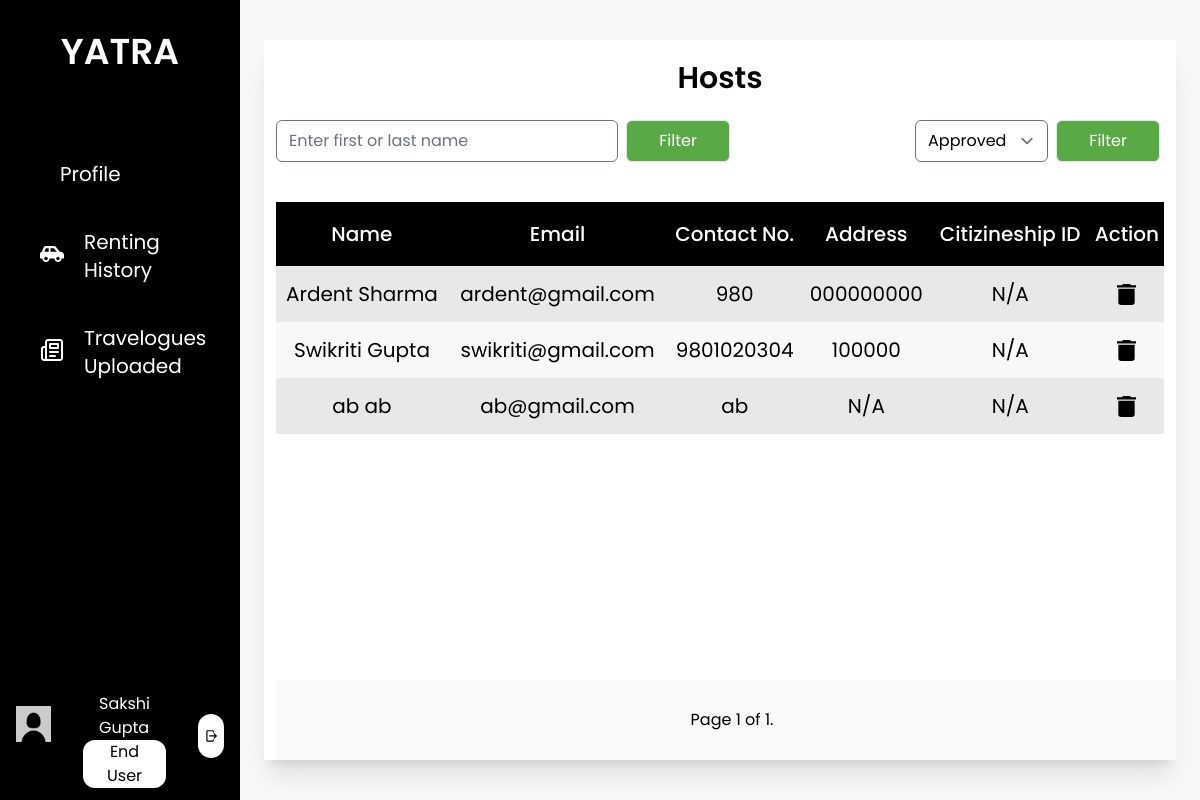
Page /hosts_admin/ (signed in) on the committed database.
### base/models.py (models this page shows, shortened)
class EndUser(models.Model):
    user = models.OneToOneField(User, on_delete=models.CASCADE, related_name="enduser")
    first_name = models.CharField(max_length=25)
    last_name = models.CharField(max_length=25)
    email = models.EmailField()
    phone_number = models.CharField(max_length=10)
    citizenship_id = models.CharField(max_length=20, null= True, blank=True)
    citizenship = models.ImageField(upload_to='enduser/profile',  default='default_photo.jpg')
    license_no = models.CharField(max_length=20, null= True, blank=True)
    license = models.ImageField(upload_to='enduser/profile',  default='default_photo.jpg')
    pic = models.ImageField(upload_to='enduser/profile', default='default_profile.jpg')
    is_approved = models.CharField(max_length=10, choices=status, default="Pending")
    is_blocked = models.BooleanField(default=False)

class Host(models.Model):
    user = models.OneToOneField(User, on_delete=models.CASCADE, related_name="host")
    first_name = models.CharField(max_length=25)
    last_name = models.CharField(max_length=25)
    email = models.EmailField()
    phone_number = models.CharField(max_length=10)
    address = models.CharField(max_length=100, null= True, blank=True)
    citizenship_id = models.CharField(max_length=20, null= True, blank=True)
    citizenship = models.ImageField(upload_to='host/profile', default='default_photo.jpg')
    pic = models.ImageField(upload_to='host/profile', default='default_profile.jpg')
    is_approved = models.CharField(max_length=10, choices=status, default="Pending")
    is_blocked = models.BooleanField(default=False)

### base/views.py (the view)
# urls.py: path('hosts_admin/', views.hosts_admin, name='hosts_admin'),
def hosts_admin(request):
    nameform = UserFilterForm(request.GET or None)
    if nameform.is_valid():
        hosts = nameform.filter_users(Host.objects.all())
    else:
        hosts = Host.objects.filter(is_approved="Approved")
    statusform = UserFilterStatusForm(request.GET or None)
    if statusform.is_valid():
        hosts = statusform.filter_users(hosts)
    else:
        hosts = hosts.filter(is_approved="Approved")
    paginator = Paginator(hosts, 6)
    page_number = request.GET.get('page')
    try:
        page_obj = paginator.get_page(page_number)
    except PageNotAnInteger:
        page_obj = paginator.get_page(1)
    except EmptyPage:
        page_obj = paginator.get_page(paginator.num_pages)
    context = {
        'data': page_obj,
        'nums': page_obj.paginator.num_pages * 'p',
        'nameform': nameform,
        'statusform':statusform
    }
    return render(request, 'host/hosts_admin.html', context)

### base/forms.py (shortened to what this page needs)
class UserFilterForm(forms.Form):
    name = forms.CharField(required=False, label='Search', widget=forms.TextInput(attrs={'placeholder': 'Enter first or last name'}))

class UserFilterStatusForm(forms.Form):
    status = forms.ChoiceField(choices=[('Approved', 'Approved'), ('Rejected', 'Rejected')])

### base/templatetags/user_group.py (called while the page is built)
@register.filter(name='has_group')
def has_group(user, group_name):
    return user.groups.filter(name=group_name).exists()

### base/templates/host/hosts_admin.html (shortened to what this page needs)
{% extends 'base/base.html' %}
{% load static %}
{% load widget_tweaks %}
{% block content%}
<div class="h-screen w-full px-6 py-10 bg-theme">
    <div class="bg-white h-full flex flex-col justify-between shadow-xl relative">
        <div class="p-3">
            <h1 class="text-center text-3xl font-semibold pt-2 pb-6">Hosts</h1>
            <div class="w-100 flex flex-row justify-between mb-6">
                <form>
                    {% render_field nameform.name class="rounded-md" %}
                    <input type="submit" class="bg-custom-green px-8 py-2 text-white rounded-md mx-1 border" value="Filter" />
                </form>
                <form>
                    {% render_field statusform.status class="rounded-md" %}
                    <input type="submit" class="bg-custom-green px-8 py-2 text-white rounded-md mx-1 border" value="Filter" />
                </form>
            </div>
            {% if data is not None %}
            <table class="w-full">
                <thead class="h-16 text-center">
                    <tr class="bg-black text-white text-xl">
                        <th class="font-medium">Name</th>
                        <th class="font-medium">Email</th>
                        <th class="font-medium">Contact No.</th>
                        <th class="font-medium">Address</th>
                        <th class="font-medium">Citizineship ID</th>
                        <th class="font-medium">Action</th>
                    </tr>
                </thead>
                <tbody class="text-center">
                    {% for user in data.object_list  %}
                    <tr class="text-xl h-14">
                        <td>{{user.first_name}} {{user.last_name}}</td>
                        <td>{{user.email}}</td>
                        <td>{% if user.phone_number %}{{user.phone_number}}{% else %}N/A{% endif %}</td>
                        <td>{% if user.citizenship_id %}{{user.citizenship_id}}{% else %}N/A{% endif %}</td>
                        <td>{% if user.license_no %}{{user.license_no}}{% else %}N/A{% endif %}</td>
                        <td>
                            <div class="flex flex-row justify-around">
                                <a href="{% url 'delete_user' user.user.id %}" onclick="return ConfirmDelete()">
                                    <img src="{% static 'images/delete.svg' %}">
                                </a>
                            </div>
                        </td>
                    </tr>
                    {% endfor %}
                </tbody>
            </table>
            {% endif %}
            <div class="flex flex-col h-20 w-full bg-pagination-gray bg-opacity-70 bottom-0 justify-center absolute px-3">
                <div class="w-full flex flex-row justify-center">
                    <div class="m-2 py-2 px-6">
                        Page {{ data.number }} of {{ data.paginator.num_pages }}.
                    </div>
                </div>
            </div>
        </div>
    </div>
</div>
{% endblock content %}

### base/templates/base/base.html (shortened to what this page needs)
{% load static tailwind_tags %}
{% load user_group %}
<html lang="en">
<head>
    {% tailwind_css %}
</head>
<body class="font-poppins min-h-screen">
    <div class="flex flex-row">
        <div class="flex w-1/5 bg-black h-screen text-white">
            <div class="w-full relative">
                <div class="flex justify-center pb-8">
                    <a href="{% url 'home' %}" class="py-8">
                        <span class="text-4xl text-center font-semibold">YATRA</span>
                    </a>
                </div>
                {% if user|has_group:'enduser' %}
                <div class="text-xl">
                    {% with request.resolver_match.url_name as url_name %}
                    <ul class="px-4">
                        <a href="{% url 'enduser_profile' %}" class="nav-bar-items {% if url_name == 'enduser_profile' or url_name == 'enduser_update_profile' or url_name == 'enduser_upload_documents' %}active{% endif %}">
                            <li class="nav-bar-li">
                                Profile
                            </li>
                        </a>
                        <a href="{% url 'renting_history' %}" class="nav-bar-items {% if url_name == 'renting_history' %}active{% endif %}">
                            <img src="{% static 'images/Vehicle.svg' %}" alt="">
                            <li class="nav-bar-li">
                               Renting History
                            </li>
                        </a>
                        <a href="{% url 'travelogues_uploaded' %}" class="nav-bar-items {% if url_name == 'travelogues_uploaded' %}active{% endif %}">
                            <img src="{% static 'images/blog.svg' %}" alt="">
                            <li class="nav-bar-li ">
                               Travelogues Uploaded
                            </li>
                        </a>
                    </ul>
                    {% endwith %}
                </div>
                <div class="flex flex-row absolute bottom-0 justify-evenly py-3 px-4 w-full">
                    <a href="{% url 'enduser_profile' %}" class=" ">
                        <img src="{% static 'images/default_profile.jpg' %}" style="object-fit: contain" alt="" class="w-20 h-20 object-cover rounded-full ">
                    </a>
                    <div class="flex flex-col px-8 justify-evenly">
                        <p class="text-generalBackground px-4 mt-2 ">{{ user.enduser.first_name }} {{ user.enduser.last_name }}</p>
                        <p class="text-gray px-4 text-center rounded-xl bg-white text-black py-0.75 ">End User</p>
                    </div>
                    <div class="ml-auto my-auto flex-end p-1.5 bg-white rounded-full">
                        <a href="{% url 'logout' %}">
                            <img src="{% static 'images/logout.svg' %}" alt="" class="h-8">
                        </a>
                    </div>
                </div>
                {% endif %}
            </div>
        </div>
        <div class="flex w-4/5 h-screen relative overflow-y-auto">
            {% block content %}
            {% endblock content%}
        </div>
    </div>
</body>
</html>

### rows in the picture
Host: first_name "Ardent", last_name "Sharma", email "ardent@gmail.com", phone_number "980", citizenship_id "000000000"
Host: first_name "Swikriti", last_name "Gupta", email "swikriti@gmail.com", phone_number "9801020304", citizenship_id "100000"
Host: first_name "ab", last_name "ab", email "ab@gmail.com", phone_number "ab", shows "N/A"

### other values in the picture
{{ user.enduser.first_name }} "Sakshi"
{{ user.enduser.last_name }} "Gupta"
{{ data.number }} "1"
{{ data.paginator.num_pages }} "1"
